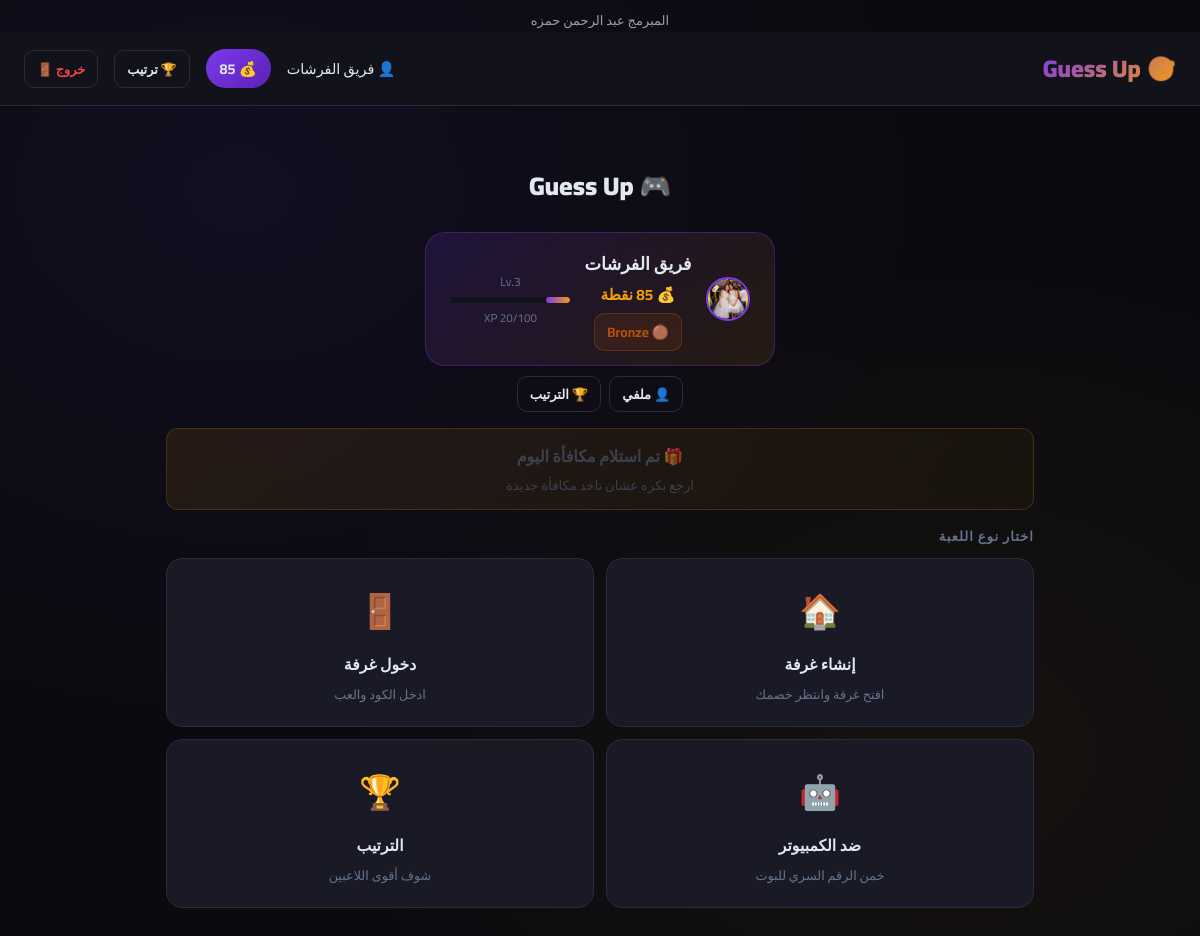
Screenshot of /lobby (signed in) with the database file from the repository.
### models.py (models this page shows, shortened)
class Player(db.Model):
    __tablename__     = 'players'
    id                = db.Column(db.Integer, primary_key=True)
    player_name       = db.Column(db.String(50), unique=True, nullable=False)
    password_hash     = db.Column(db.String(256), nullable=False)
    points            = db.Column(db.Integer, default=100)
    xp                = db.Column(db.Integer, default=0)       # م12: XP
    win_streak        = db.Column(db.Integer, default=0)       # م4: Streak
    best_streak       = db.Column(db.Integer, default=0)       # م4: أحسن streak
    last_daily_reward = db.Column(db.DateTime, nullable=True)  # م2: Daily Reward
    avatar            = db.Column(db.String(200), nullable=True)
    created_at        = db.Column(db.DateTime, default=datetime.utcnow)
    @property
    def rank(self):
        if self.points >= 1000: return {'name': 'Diamond', 'icon': '💎', 'color': '#60a5fa'}
        if self.points >= 500:  return {'name': 'Gold',    'icon': '🥇', 'color': '#fbbf24'}
        if self.points >= 200:  return {'name': 'Silver',  'icon': '⚪', 'color': '#94a3b8'}
        return                         {'name': 'Bronze',  'icon': '🟤', 'color': '#b45309'}
    @property
    def level(self):
        return max(1, self.xp // 100 + 1)
    @property
    def xp_progress(self):
        return self.xp % 100

### app.py (the view)
@app.route('/lobby')
def lobby():
    if not is_logged_in(session): return redirect(url_for('index'))
    player = get_player_by_id(session['player_id'])
    if not player: session.clear(); return redirect(url_for('index'))
    public_rooms = (Room.query
                    .filter_by(is_public=True, status='waiting')
                    .filter(Room.player2_id == None, Room.is_bot_game == False)
                    .order_by(Room.created_at.desc()).limit(10).all())
    daily_ready  = can_claim_daily(player)
    return render_template('lobby.html', player=player,
                           bankrupt=is_bankrupt(player),
                           public_rooms=public_rooms,
                           daily_ready=daily_ready,
                           title=get_player_title(player))

### achievements.py (called while the page is built)
def get_player_title(player):
    if (player.win_streak or 0) >= 5:
        return '🔥 Streak Master'
    wins = Match.query.filter_by(winner_id=player.id).count()
    if wins >= 50: return '🏆 Champion'
    if wins >= 10: return '⚔️ Veteran'
    if player.points >= 1000: return '💎 Diamond Lord'
    if player.points >= 500:  return '🥇 Gold Player'
    return None

### auth.py (called while the page is built)
def get_player_by_id(player_id):
    return Player.query.filter_by(id=player_id).first()

def is_logged_in(session):
    return 'player_id' in session

### points.py (called while the page is built)
def is_bankrupt(player):
    return player.points <= 0

def can_claim_daily(player):
    from datetime import datetime, timedelta
    if not player.last_daily_reward: return True
    return (datetime.utcnow() - player.last_daily_reward).total_seconds() >= 86400

### templates/Lobby.html (shortened to what this page needs)
{% extends 'base.html' %}
{% block content %}
<div class="container">
    <div class="lobby-header">
        <h1 style="font-size:1.6rem;font-weight:900;margin-bottom:12px">🎮 Guess Up</h1>
        <div class="player-hero">
            {% if player.avatar %}
                <img src="/static/avatars/{{ player.avatar }}" class="avatar-sm" alt="">
            {% else %}
                <span class="avatar-ph">👤</span>
            {% endif %}
            <div class="player-info">
                <div class="name">{{ player.player_name }}</div>
                <div class="pts">💰 {{ player.points }} نقطة</div>
                {% set r = player.rank %}
                <span class="rank-badge" data-rank-color="{{ r.color }}" style="margin-top:4px">
                    {{ r.icon }} {{ r.name }}
                </span>
            </div>
            <div style="text-align:center;min-width:70px">
                <div style="font-size:.75rem;color:var(--muted)">Lv.{{ player.level }}</div>
                <div class="xp-bar-wrap" style="margin:4px auto">
                    <div class="xp-bar-fill" data-xp="{{ player.xp_progress }}"></div>
                </div>
                <div style="font-size:.72rem;color:var(--muted)">{{ player.xp_progress }}/100 XP</div>
            </div>
        </div>
        <div class="quick-actions">
            <a href="/player/{{ player.id }}" class="btn btn-ghost" style="font-size:.82rem;padding:5px 12px">👤 ملفي</a>
            <a href="/leaderboard"            class="btn btn-ghost" style="font-size:.82rem;padding:5px 12px">🏆 الترتيب</a>
        </div>
    </div>
    {% if daily_ready %}
    <button class="daily-btn" onclick="claimDaily(this)">
        <div class="daily-title">🎁 مكافأة اليوم جاهزة!</div>
        <div class="daily-sub">اضغط عشان تاخد +25 نقطة مجاناً</div>
    </button>
    {% else %}
    <div class="daily-btn claimed">
        <div class="daily-title" style="color:var(--muted)">🎁 تم استلام مكافأة اليوم</div>
        <div class="daily-sub">ارجع بكره عشان تاخد مكافأة جديدة</div>
    </div>
    {% endif %}
    {% if bankrupt %}
    <div style="background:rgba(239,68,68,.08);border:1px solid rgba(239,68,68,.25);border-radius:14px;padding:20px;text-align:center;margin-bottom:14px">
        <h3 style="color:#fca5a5;margin-bottom:6px">😅 وضع المفلسين</h3>
        <p style="color:var(--muted);font-size:.88rem;margin-bottom:14px">نقاطك وصلت صفر — العب بـ 50 نقطة من النظام!</p>
        <button onclick="openBankruptModal()" class="btn btn-danger">🔥 العب وضع المفلسين</button>
    </div>
    {% else %}
    <div class="section-title">اختار نوع اللعبة</div>
    <div class="grid-2">
        <div class="action-card" onclick="openCreateModal()">
            <div class="icon">🏠</div>
            <h3>إنشاء غرفة</h3>
            <p>افتح غرفة وانتظر خصمك</p>
        </div>
        <div class="action-card" onclick="openJoinModal()">
            <div class="icon">🚪</div>
            <h3>دخول غرفة</h3>
            <p>ادخل الكود والعب</p>
        </div>
        <div class="action-card" onclick="startBotGame()">
            <div class="icon">🤖</div>
            <h3>ضد الكمبيوتر</h3>
            <p>خمن الرقم السري للبوت</p>
        </div>
        <a href="/leaderboard" class="action-card">
            <div class="icon">🏆</div>
            <h3>الترتيب</h3>
            <p>شوف أقوى اللاعبين</p>
        </a>
    </div>
    {% endif %}
</div>
{% endblock %}

### templates/Base.html (shortened to what this page needs)
<!DOCTYPE html>
<html lang="ar" dir="rtl">
<head>
</head>
    <body>
        <div style="text-align: center; font-weight: 300; color: #a0a0a0; font-size: 13px; padding-top: 8px;">
            المبرمج عبد الرحمن حمزه
        </div>
    <nav>
        <a href="/" class="nav-logo">🎯 Guess Up</a>
        <div class="nav-info">
            {% if session.player_name %}
                <span>👤 {{ session.player_name }}</span>
                <span class="points-badge">
                    💰 <span id="nav-points">{{ player.points if player else '' }}</span>
                </span>
                <a href="/leaderboard" class="btn btn-ghost" style="padding:6px 12px;font-size:0.8rem">🏆 ترتيب</a>
                <a href="/logout" class="btn btn-ghost" style="padding:6px 12px;font-size:0.8rem;color:var(--red)">خروج 🚪</a>
            {% endif %}
        </div>
    </nav>
    {% block content %}{% endblock %}
</body>
</html>

### templates/Base.html (style rules this page uses)
* { margin: 0; padding: 0; box-sizing: border-box; }
:root { --bg: #0a0a0f; --surface: #12121a; --card: #1a1a26; --border: #2a2a3a; --accent: #7c3aed; --accent2: #f59e0b; --green: #10b981; --red: #ef4444; --text: #e2e8f0; --muted: #64748b; --glow: 0 0 20px rgba(124,58,237,0.4); }
body { font-family: 'Cairo', sans-serif; background: var(--bg); color: var(--text); min-height: 100vh; background-image: radial-gradient(ellipse at 20% 20%, rgba(124,58,237,0.08) 0%, transparent 50%), radial-gradient(ellipse at 80% 80%, rgba(245,158,11,0.05) 0%, transparent 50%); }
nav { background: var(--surface); border-bottom: 1px solid var(--border); padding: 14px 24px; display: flex; justify-content: space-between; align-items: center; }
.nav-logo { font-size: 1.5rem; font-weight: 900; background: linear-gradient(135deg, var(--accent), var(--accent2)); -webkit-background-clip: text; -webkit-text-fill-color: transparent; text-decoration: none; }
.nav-info { display: flex; align-items: center; gap: 16px; font-size: 0.9rem; }
.points-badge { background: linear-gradient(135deg, var(--accent), #5b21b6); padding: 6px 14px; border-radius: 20px; font-weight: 700; font-size: 0.9rem; }
.container { max-width: 900px; margin: 0 auto; padding: 32px 16px; }
.btn { display: inline-flex; align-items: center; justify-content: center; gap: 8px; padding: 12px 24px; border-radius: 10px; font-family: 'Cairo', sans-serif; font-size: 1rem; font-weight: 700; cursor: pointer; border: none; transition: all 0.2s; text-decoration: none; }
.btn-ghost { background: transparent; border: 1px solid var(--border); color: var(--text); }

### templates/Lobby.html (style rules this page uses)
.lobby-header { text-align:center; padding:24px 0 16px; }
.player-hero { display:inline-flex; align-items:center; gap:14px; background:linear-gradient(135deg,rgba(124,58,237,.15),rgba(245,158,11,.1)); border:1px solid rgba(124,58,237,.3); border-radius:20px; padding:14px 24px; margin-top:10px; }
.avatar-sm { width:44px;height:44px;border-radius:50%;object-fit:cover;border:2px solid var(--accent); }
.player-info .name { font-size:1.1rem;font-weight:900; }
.player-info .pts { color:var(--accent2);font-weight:700;font-size:.95rem; }
.rank-badge { display:inline-flex;align-items:center;gap:6px; border-radius:10px;padding:5px 12px;font-size:.85rem;font-weight:700; border:1px solid rgba(255,255,255,.15); }
.xp-bar-wrap { background:var(--surface);border-radius:6px;height:6px; overflow:hidden;margin-top:6px;width:120px; }
.xp-bar-fill { height:100%;background:linear-gradient(90deg,var(--accent),var(--accent2)); border-radius:6px;transition:width .6s; }
.quick-actions { display:flex;gap:8px;justify-content:center;flex-wrap:wrap;margin-top:10px; }
.daily-btn { background:linear-gradient(135deg,rgba(245,158,11,.2),rgba(245,158,11,.08)); border:1px solid rgba(245,158,11,.4);border-radius:12px; padding:12px 20px;text-align:center;cursor:pointer; transition:all .2s;width:100%;margin-bottom:14px; }
.daily-btn .daily-title { font-weight:700;font-size:1rem;margin-bottom:2px; }
.daily-btn .daily-sub { color:var(--muted);font-size:.82rem; }
.daily-btn.claimed { opacity:.5;cursor:not-allowed;transform:none!important; }
.grid-2 { display:grid;grid-template-columns:1fr 1fr;gap:12px; }
.action-card { background:var(--card);border:1px solid var(--border); border-radius:16px;padding:20px;cursor:pointer; transition:all .2s;text-align:center;text-decoration:none;color:var(--text); display:block; }
.action-card .icon { font-size:2.1rem;margin-bottom:8px; }
.action-card h3 { font-size:.98rem;font-weight:700;margin-bottom:3px; }
.action-card p { color:var(--muted);font-size:.8rem; }
.section-title { font-size:.82rem;font-weight:700;color:var(--muted); margin-bottom:10px;text-transform:uppercase;letter-spacing:1px; }

### rows the page displays
Player: player_name "فريق الفرشات", points "85", avatar (picture), level "3", xp_progress "20"

### other values shown
{{ r.icon }} "🟤"
{{ r.name }} "Bronze"
